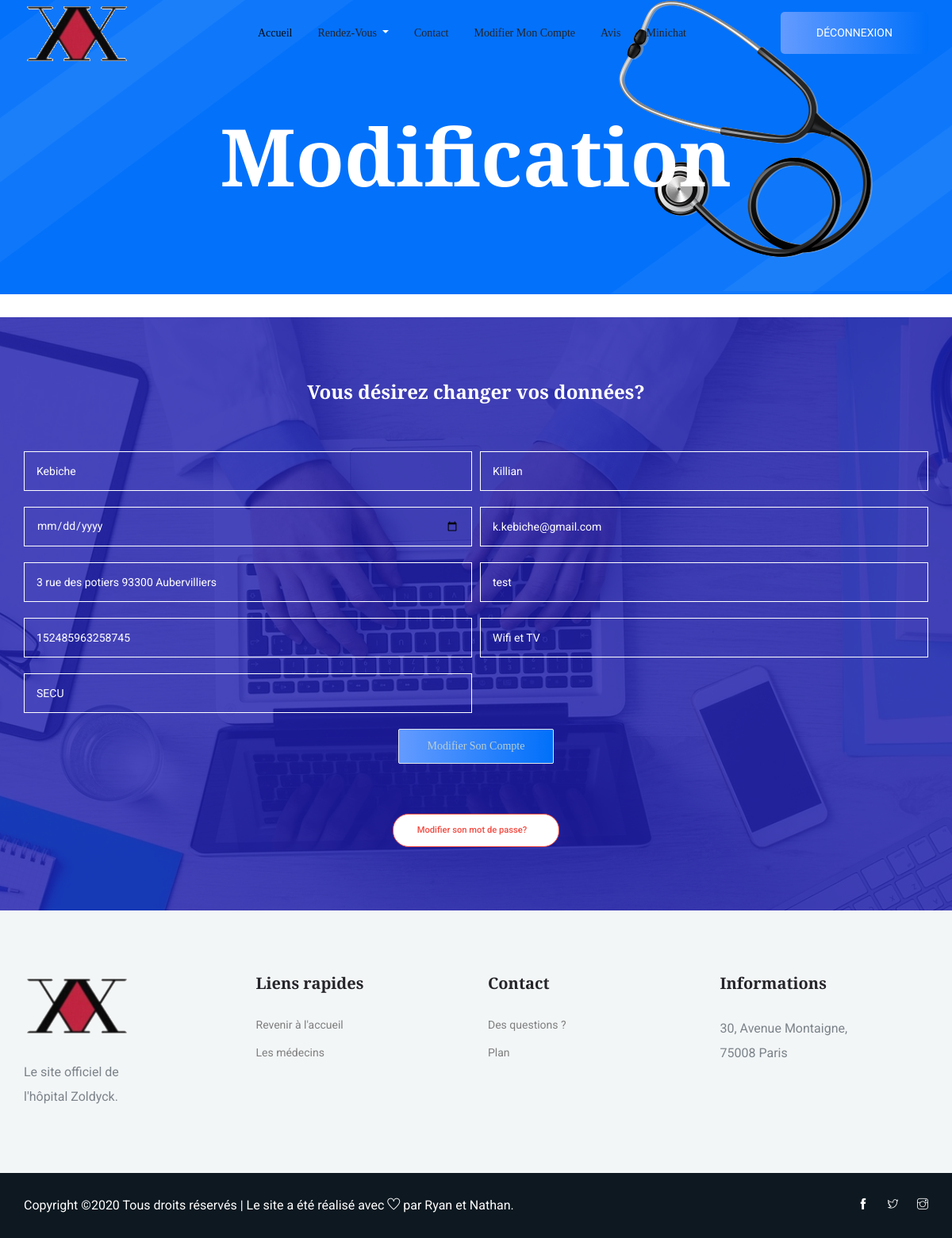
The app's page /views/modification.php (signed in) with its own data.
### tables this page shows
CREATE TABLE IF NOT EXISTS `patient` (
  `id` int(11) NOT NULL AUTO_INCREMENT,
  `nom` varchar(50) NOT NULL,
  `prenom` varchar(50) NOT NULL,
  `date_naissance` varchar(10) DEFAULT NULL,
  `mail` varchar(50) DEFAULT NULL,
  `adresse` text,
  `mutuelle` varchar(50) DEFAULT NULL,
  `num_sec_soc` varchar(15) DEFAULT NULL,
  `option_chambre` varchar(10) DEFAULT NULL,
  `regime` text,
  `mdp` varchar(150) NOT NULL,
  `role` varchar(7) NOT NULL,
  `confirme` int(11) NOT NULL,
  `token` varchar(15) DEFAULT NULL,
  PRIMARY KEY (`id`),
  UNIQUE KEY `fk_patient` (`nom`)
);

### views/modification.php (the view, shortened to what this page needs)
<!doctype html>
<html lang="en">
<?php
require_once('navbar.php');
try{
  $bdd= new PDO('mysql:host=localhost;dbname=hopital; charset=utf8','root','');
}
catch (Exception $e){
  die('Erreur:'.$e->getMessage());
}
$req = $bdd->prepare('SELECT id FROM patient WHERE mail=?');
$req->execute(array($_SESSION['mail']));
$id= $req->fetch();
$rec = $bdd->prepare('SELECT * FROM patient WHERE id=?');
$rec->execute(array($id[0]));
$donnees= $rec->fetch();
?>
<head>
     <section class="breadcrumb_part breadcrumb_bg">
        <div class="container">
            <div class="row">
                <div class="col-lg-12">
                    <div class="breadcrumb_iner">
                        <div class="breadcrumb_iner_item">
                            <h2>Modification</h2>
                        </div>
                    </div>
                </div>
            </div>
        </div>
    </section>
    <section class="regervation_part section_padding">
        <div class="container">
            <div class="row align-items-center regervation_content">
                <div class="col-lg-12">
                   <div class="regervation_part_iner">
                        <form action="../traitement/modification.php" method="post">
                          <center>
                           <h2>Vous désirez changer vos données? </h2> </center>
                            <div class="form-row">
                                <div class="form-group col-md-6">
                                    <input type="name" class="form-control" name="nom" placeholder="Votre nom : " <?php echo 'value='.'"'.$donnees["nom"].'"'.''?>>
                                </div>
                                <div class="form-group col-md-6">
                                    <input type="name" class="form-control" name="prenom" placeholder="Votre prénom : " <?php echo 'value='.'"'.$donnees["prenom"].'"'.''?>>
                                </div>
                                <div class="form-group col-md-6">
                                    <input type="date" class="form-control" name="date_naissance" placeholder="Votre date de naissance : " <?php echo 'value='.'"'.$donnees["date_naissance"].'"'.''?>>
                                </div>
                                <div class="form-group col-md-6">
                                    <input type="email" class="form-control" name="mail" placeholder="Votre mail : " <?php echo 'value='.'"'.$donnees["mail"].'"'.''?>>
                                </div>
                                <div class="form-group col-md-6">
                                    <input type="name" class="form-control" name="adresse" placeholder="Votre adresse : " <?php echo 'value='.'"'.$donnees["adresse"].'"'.''?>>
                                </div>
                                <div class="form-group col-md-6">
                                    <input type="name" class="form-control" name="mutuelle" placeholder="Votre mutuelle : " <?php echo 'value='.'"'.$donnees["mutuelle"].'"'.''?>>
                                </div>
                                <div class="form-group col-md-6">
                                    <input type="tel" class="form-control" name="num_sec_soc"   maxlength="15" placeholder="Votre numéro de sécurité sociale : " <?php echo 'value='.'"'.$donnees["num_sec_soc"].'"'.''?>>
                                </div>
                                <div class="form-group col-md-6">
                                    <input type="name" class="form-control" name="option_chambre" placeholder="Vos options de chambre (Wifi et/ou TV) : " maxlength="10" <?php echo 'value='.'"'.$donnees["option_chambre"].'"'.''?>>
                                </div>
                                <div class="form-group col-md-6">
                                    <input type="name" class="form-control" name="regime" placeholder="Votre régime : " <?php echo 'value='.'"'.$donnees["regime"].'"'.''?>>
                                </div>
<br/>
                            </div>
                            <div class="regerv_btn"><center>
                                <input type="submit" class="btn_1" name="btn" value="Modifier son compte">
                                <br/>  </center>
                              </br/>		<center>
<br/>
                                <a href="../forget_password.php" class="genric-btn danger-border circle arrow"> Modifier son mot de passe? </a></center>
                            </div>
                        </form>
                    </div>
                </div>
            </div>
        </div>
    </section>
    <?php
    require_once('footer.php');
     ?>
</html>

### views/navbar.php (shortened to what this page needs)
<!doctype html>
<html lang="en">
<head>
    <link rel="stylesheet" href="../css/bootstrap.min.css">
    <link rel="stylesheet" href="../css/animate.css">
    <link rel="stylesheet" href="../css/owl.carousel.min.css">
    <link rel="stylesheet" href="../css/themify-icons.css">
    <link rel="stylesheet" href="../css/flaticon.css">
    <link rel="stylesheet" href="../css/magnific-popup.css">
    <link rel="stylesheet" href="../css/nice-select.css">
    <link rel="stylesheet" href="../css/slick.css">
    <link rel="stylesheet" href="../css/style.css">
    <link rel="stylesheet" href="../css/style2.css">
</head>
<header class="main_menu home_menu">
    <div class="container">
        <div class="row align-items-center">
            <div class="col-lg-12">
                <nav class="navbar navbar-expand-lg navbar-light">
                    <a class="navbar-brand" href="../page_index.php"> <img src="../img/logo8.png" alt="logo"> </a>
                    <div class="collapse navbar-collapse main-menu-item justify-content-center"
                        id="navbarSupportedContent">
                        <ul class="navbar-nav align-items-center">
                          <?php
                          if (isset($_SESSION['mail'])  || isset($_SESSION['nom_medecin'])){
                            if ($_SESSION['role'] == "patient") {
                           ?>
                            <li class="nav-item active">
                                <a class="nav-link" href="../page_index.php">Accueil</a>
                            </li>
                            <li class="nav-item dropdown">
                                <a class="nav-link dropdown-toggle" href="#" id="navbarDropdown"
                                    role="button" data-toggle="dropdown" aria-haspopup="true" aria-expanded="false">
                                    Rendez-vous
                                </a>
                            </li>
                            <li class="nav-item">
                                <a class="nav-link" href="contact.php">Contact</a>
                            </li>
                            <li class="nav-item">
                                <a class="nav-link" href="modification.php">Modifier mon compte</a>
                            </li>
                            <li class="nav-item">
                                <a class="nav-link" href="../like_dislike/index.php">Avis</a>
                            </li>
                            <li class="nav-item">
                                <a class="nav-link"  href="minichat_id.php">Minichat</a>
                            </li>
                        </ul>
                    </div>
                    <a class="btn_2 d-none d-lg-block" href="../traitement/session_destroy.php">Déconnexion</a>
                <?php }
              }  ?>
                </nav>
            </div>
        </div>
    </div>
</header>
</html>

### views/footer.php (shortened to what this page needs)
<!doctype html>
<html lang="en">
<footer class="footer-area">
    <div class="footer section_padding">
        <div class="container">
            <div class="row justify-content-between">
                <div class="col-xl-2 col-md-4 col-sm-6 single-footer-widget">
                    <a class="footer_logo"> <img src="../img/logo8.png"> </a>
                    <p>Le site officiel de l'hôpital Zoldyck. </p>
                </div>
                <div class="col-xl-2 col-sm-6 col-md-4 single-footer-widget">
                    <h4>Liens rapides</h4>
                    <ul>
                        <li><a href="../page_index.php">Revenir à l'accueil</a></li>
                        <li><a href="doctor.php">Les médecins</a></li>
                    </ul>
                </div>
                <div class="col-xl-2 col-sm-6 col-md-6 single-footer-widget">
                    <h4>Contact</h4>
                    <ul>
                        <li><a href="contact.php">Des questions ?</a></li>
                        <li><a href="contact.php">Plan</a></li>
                    </ul>
                </div>
                <div class="col-xl-3 col-sm-6 col-md-6 single-footer-widget">
                    <h4>Informations</h4>
                    <p>30, Avenue Montaigne, <br>
                75008 Paris</p>
                </div>
            </div>
        </div>
    </div>
    <div class="copyright_part">
        <div class="container">
            <div class="row align-items-center">
              <p class="footer-text m-0 col-lg-8 col-md-12">
Copyright &copy;<script>document.write(new Date().getFullYear());</script> Tous droits réservés | Le site a été réalisé avec <i class="ti-heart" aria-hidden="true"></i> par Ryan et Nathan.</a>
</p>
<div class="col-lg-4 col-md-12 text-center text-lg-right footer-social">
    <a target="_blank" href="https://www.facebook.com/hopital.zoldyck.7/"><i class="ti-facebook"></i></a>
    <a target="_blank" href="https://twitter.com/HopitalZ"> <i class="ti-twitter"></i> </a>
    <a target="_blank" href="https://www.instagram.com/hopital_zoldyck/"><i class="ti-instagram"></i></a>
</div>
            </div>
        </div>
    </div>
</footer>
</body>
</html>

### records on screen
patient: nom "Kebiche", prenom "Killian", mail "k.kebiche@gmail.com", adresse "3 rue des potiers 93300 Aubervilliers", mutuelle "test", num_sec_soc "152485963258745", option_chambre "Wifi et TV", regime "SECU"
